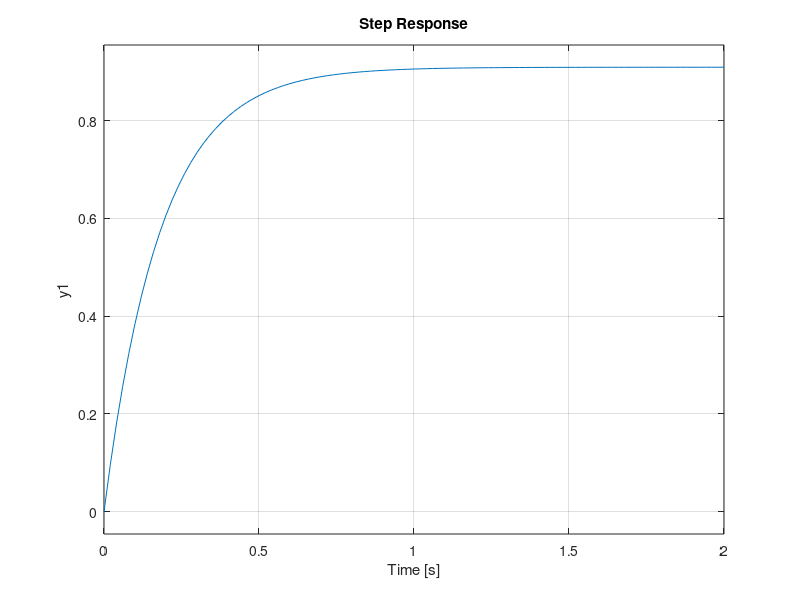

This figure's MATLAB source: (Note: this script raises an error after producing the figure.)


%% Close loop transfer functions
close all; clear; clc
kp = 5;
kd = 0.5;
ki = 0;

sys = tf([kp], [1 (kp+0.5)]);

step(sys);
S = stepinfo(sys, 'SettlingTimeThreshold', 0.05);

ut = -kp*(x - 1);

% figure();
% plot(t, ut, 'linewidth', 2);
% grid on
% xlabel('Time (s)');
% ylabel('u(t) (rad/s)');
% title('Control Over Time');

%% Next Question
clear; close all; clc

kp = 10;
kd = 0.5;
ki = 30;

sys = tf([kp, ki], [1, (kp+0.5), ki]);

[x,t] = step(sys);
S = stepinfo(sys, 'SettlingTimeThreshold', 0.05);

% ut = zeros(1,length(t));
% delT = t(2) - t(1);
% for j = 1:length(t)
%     ut(j) = -kp*(x(j) - 1) - ki*trapz(x(1:j) - t(1:j), t(1:j), 1);
% end
ut = -kp * (x - 1) - ki*t.*(x - 1);


figure();
plot(t, ut, 'linewidth', 2);
grid on
xlabel('Time (s)');
ylabel('u(t) (rad/s)');
title('Control Over Time');
